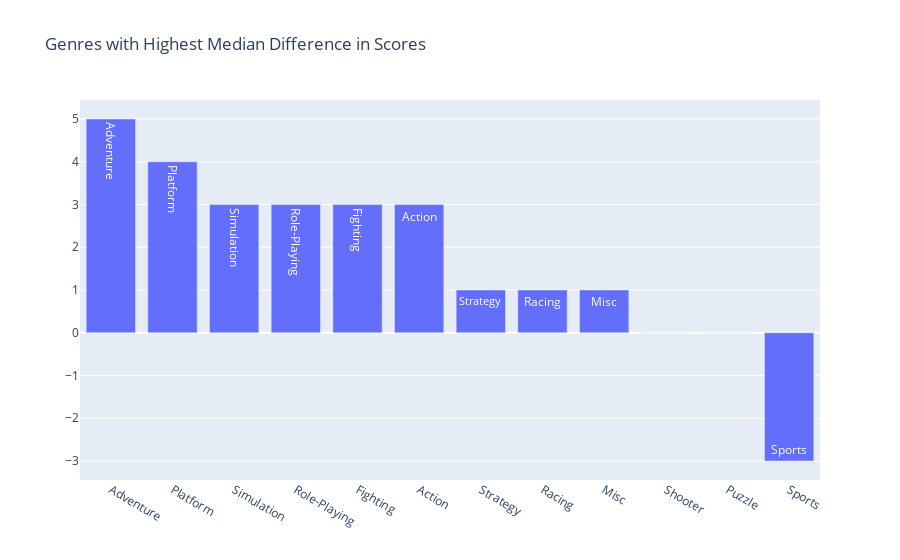

Notebook cell for this chart:
### Code cell
bar_dropped_data_duplicates = dropped_name.groupby('Genre')['Difference_In_Scores'].median().sort_values(ascending=False).reset_index()

data = [Bar(x = bar_dropped_data_duplicates['Genre'], y = bar_dropped_data_duplicates['Difference_In_Scores'], text = bar_dropped_data_duplicates['Genre'])]
layout = Layout(title = "Genres with Highest Median Difference in Scores")

fig = Figure(data = data, layout = layout)

plotly.offline.iplot(fig,show_link = False)

### Figure 1 — Plotly figure (JSON) as saved in the notebook; plotly's stock layout.template omitted (floating-point values rounded to 4 significant figures)
{"data": [{"text": ["Adventure", "Platform", "Simulation", "Role-Playing", "Fighting", "Action", "Strategy", "Racing", "Misc", "Shooter", "Puzzle", "Sports"], "type": "bar", "x": ["Adventure", "Platform", "Simulation", "Role-Playing", "Fighting", "Action", "Strategy", "Racing", "Misc", "Shooter", "Puzzle", "Sports"], "y": [5, 4, 3, 3, 3, 3, 1, 1, 1, 0, 0, -3]}], "layout": {"title": {"text": "Genres with Highest Median Difference in Scores"}}}
